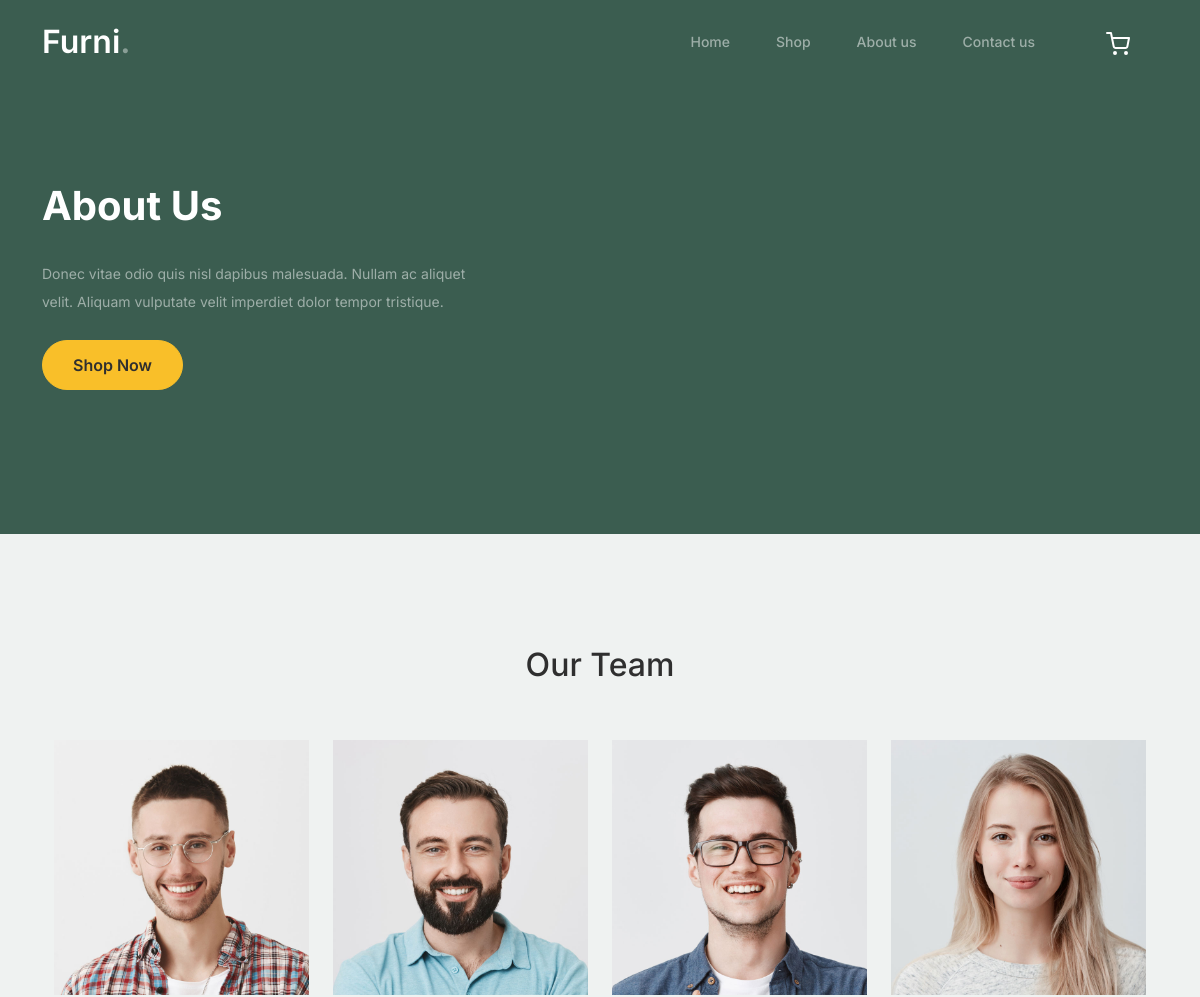
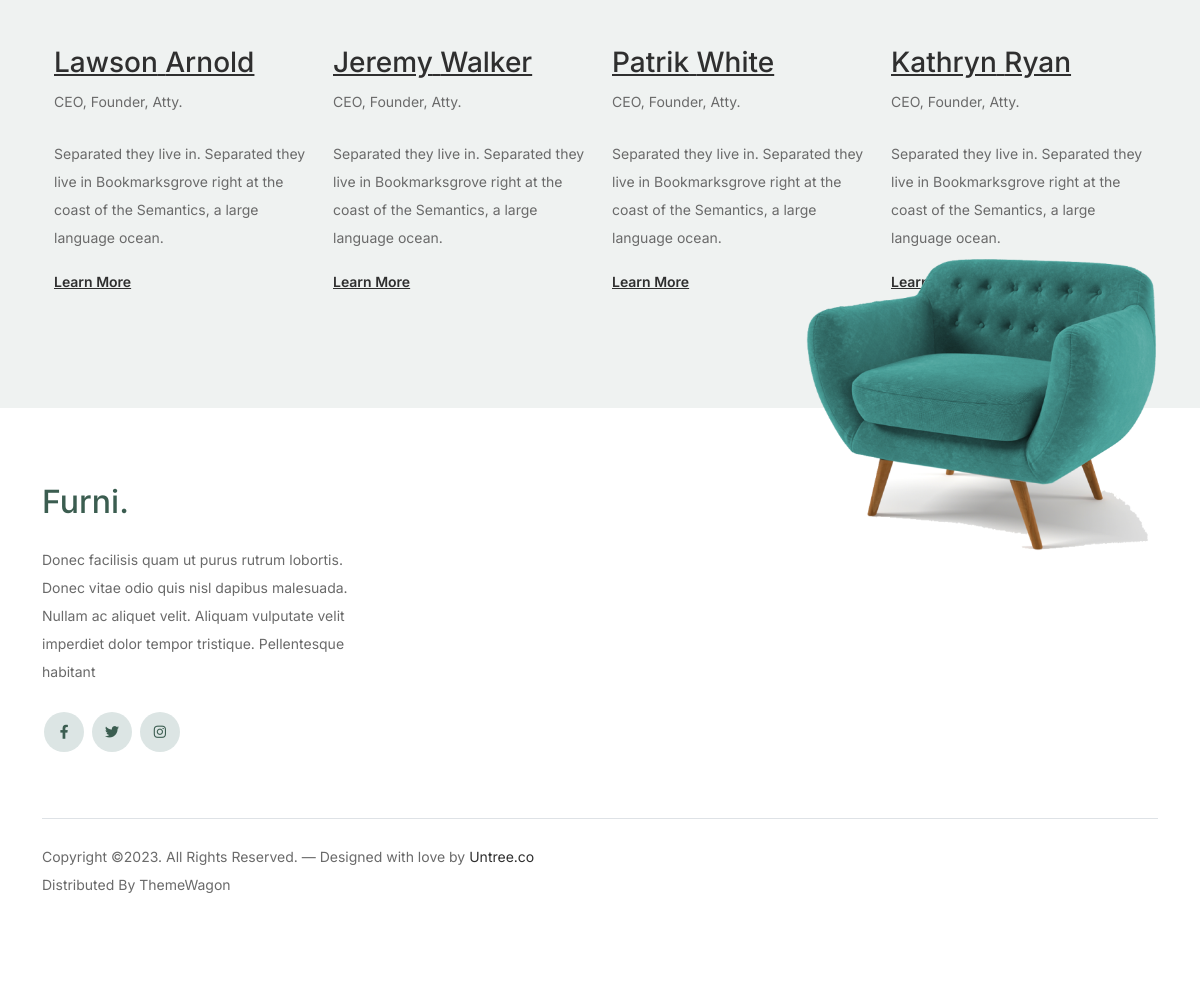
Page /about/ on the earlier database version (2 pictures, top to bottom).
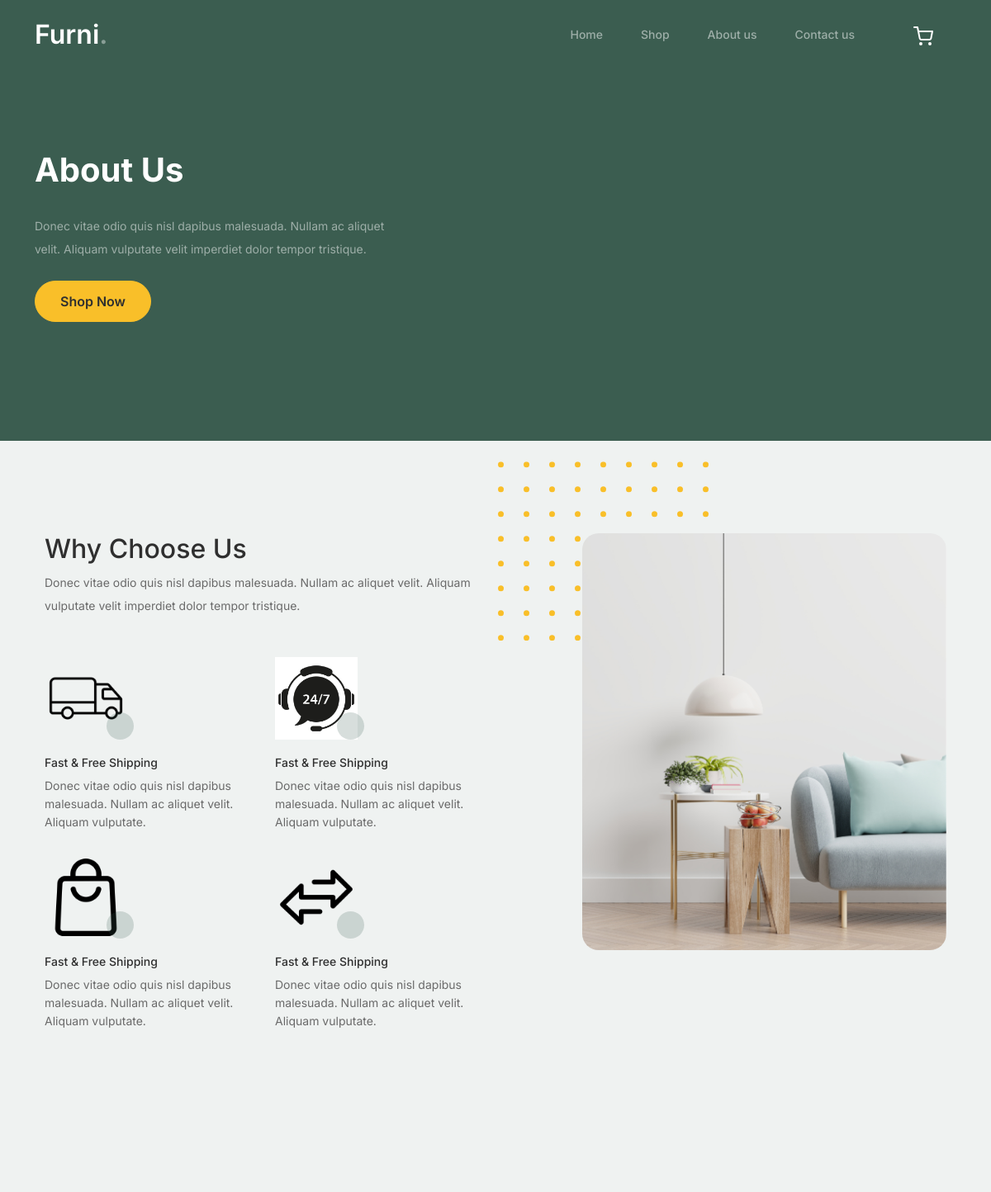
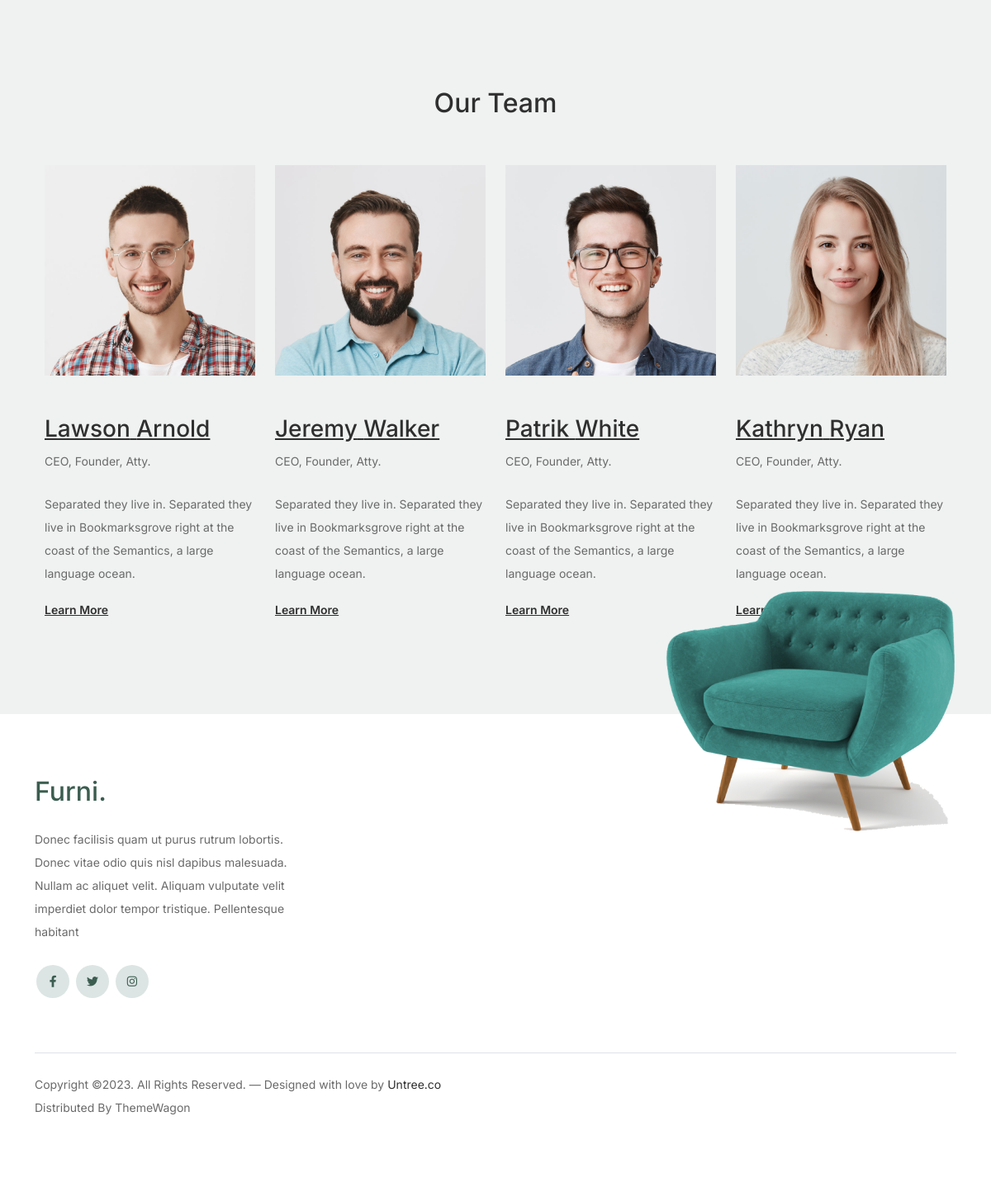
Same page on the later database version (2 pictures, top to bottom).
### about/models.py (models this page shows, shortened)
class Content(models.Model):
    title=models.CharField(max_length=100, verbose_name='Titulo')
    description=models.TextField(verbose_name='Descripcion')
    image1=models.ImageField(verbose_name='Imagen1', upload_to='projects')
    Seconddes1=models.TextField(verbose_name='Descripcion')
    image2=models.ImageField(verbose_name='Imagen2', upload_to='projects')
    Seconddes2=models.TextField(verbose_name='Descripcion')
    image3=models.ImageField(verbose_name='Imagen3', upload_to='projects')
    Seconddes3=models.TextField(verbose_name='Descripcion')
    image4=models.ImageField(verbose_name='Imagen4', upload_to='projects')
    Seconddes4=models.TextField(verbose_name='Descripcion')
    created=models.DateTimeField(auto_now_add=True, verbose_name='fecha creacion')
    updated=models.DateTimeField(auto_now=True, verbose_name='fecha actualizacion')
    class Meta:
        verbose_name='Contenido'
        verbose_name_plural='Contenidos'
        ordering=['-created']

### social/models.py (models this page shows, shortened)
class Social(models.Model):
    key=models.SlugField(verbose_name="Nombre clave", max_length=50, unique=True)
    name=models.CharField(max_length=50, verbose_name="Red Social")
    url=models.URLField(verbose_name="Enlace", null=True, blank=True)
    created=models.DateTimeField(auto_now_add=True, verbose_name='fecha creacion')
    updated=models.DateTimeField(auto_now=True, verbose_name='fecha actualizacion')
    class Meta:
        verbose_name="Red Social"
        verbose_name_plural="Redes sociales"
        ordering=["name"]

### about/views.py (the view)
# urls.py: path('about/', include('about.urls')),
def about(request):
    contents=Content.objects.all()
    return render(request, "about/about.html", {'listContents':contents})

### social/processors.py (called while the page is built)
def context(request):
    dict={}
    listSocial=Social.objects.all()
    for social in listSocial:
        dict[social.key]=social.url
    return dict

### about/templates/about/about.html (shortened to what this page needs)
{%extends 'core/base.html'%}
{% block header %}
<div class="col-lg-5">
    <div class="intro-excerpt">
        <h1>About Us</h1>
        <p class="mb-4">Donec vitae odio quis nisl dapibus malesuada. Nullam ac aliquet velit. Aliquam vulputate velit imperdiet dolor tempor tristique.</p>
        <p><a href="{%url 'shop'%}" class="btn btn-secondary me-2">Shop Now</a></p>
    </div>
</div>
{% endblock  %}
{% block content %}
{% load static %}
{%for content in listContents%}
<div class="why-choose-section">
    <div class="container">
        <div class="row justify-content-between">
            <div class="col-lg-6">
                <h2 class="section-title">{{content.title}}</h2>
                <p>{{content.description}}</p>
                <div class="row my-5">
                    <div class="col-6 col-md-6">
                        <div class="feature">
                            <div class="icon">
                                <img src="{{content.image1.url}}" alt="Image" class="imf-fluid" style="max-width: 100px; height: auto;">
                            </div>
                            <h3>Fast &amp; Free Shipping</h3>
                            <p>{{content.Seconddes1}}</p>
                        </div>
                    </div>
                    <div class="col-6 col-md-6">
                        <div class="feature">
                            <div class="icon">
                                <img src="{{content.image2.url}}" alt="Image" class="imf-fluid" style="max-width: 100px; height: auto;">
                            </div>
                            <h3>Fast &amp; Free Shipping</h3>
                            <p>{{content.Seconddes2}}</p>
                        </div>
                    </div>
                    <div class="col-6 col-md-6">
                        <div class="feature">
                            <div class="icon">
                                <img src="{{content.image3.url}}" alt="Image" class="imf-fluid" style="max-width: 100px; height: auto;">
                            </div>
                            <h3>Fast &amp; Free Shipping</h3>
                            <p>{{content.Seconddes3}}</p>
                        </div>
                    </div>
                    <div class="col-6 col-md-6">
                        <div class="feature">
                            <div class="icon">
                                <img src="{{content.image4.url}}" alt="Image" class="imf-fluid" style="max-width: 100px; height: auto;">
                            </div>
                            <h3>Fast &amp; Free Shipping</h3>
                            <p>{{content.Seconddes4}}</p>
                        </div>
                    </div>
                </div>
            </div>
            <div class="col-lg-5">
                <div class="img-wrap">
                    <img src="{%static 'core/images/why-choose-us-img.jpg'%}" alt="Image" class="img-fluid">
                </div>
            </div>
        </div>
    </div>
    </div>
    {%endfor%}
<div class="untree_co-section">
    <div class="container">
        <div class="row mb-5">
            <div class="col-lg-5 mx-auto text-center">
                <h2 class="section-title">Our Team</h2>
            </div>
        </div>
        <div class="row">
            <div class="col-12 col-md-6 col-lg-3 mb-5 mb-md-0">
                <img src="{%static 'core/images/person_1.jpg'%}" class="img-fluid mb-5">
                <h3 clas><a href="#"><span class="">Lawson</span> Arnold</a></h3>
    <span class="d-block position mb-4">CEO, Founder, Atty.</span>
    <p>Separated they live in.
    Separated they live in Bookmarksgrove right at the coast of the Semantics, a large language ocean.</p>
    <p class="mb-0"><a href="#" class="more dark">Learn More </a></p>
            </div>
            <div class="col-12 col-md-6 col-lg-3 mb-5 mb-md-0">
                <img src="{%static 'core/images/person_2.jpg'%}" class="img-fluid mb-5">
                <h3 clas><a href="#"><span class="">Jeremy</span> Walker</a></h3>
    <span class="d-block position mb-4">CEO, Founder, Atty.</span>
    <p>Separated they live in.
    Separated they live in Bookmarksgrove right at the coast of the Semantics, a large language ocean.</p>
    <p class="mb-0"><a href="#" class="more dark">Learn More </a></p>
            </div>
            <div class="col-12 col-md-6 col-lg-3 mb-5 mb-md-0">
                <img src="{%static 'core/images/person_3.jpg'%}" class="img-fluid mb-5">
                <h3 clas><a href="#"><span class="">Patrik</span> White</a></h3>
    <span class="d-block position mb-4">CEO, Founder, Atty.</span>
    <p>Separated they live in.
    Separated they live in Bookmarksgrove right at the coast of the Semantics, a large language ocean.</p>
    <p class="mb-0"><a href="#" class="more dark">Learn More </a></p>
            </div>
            <div class="col-12 col-md-6 col-lg-3 mb-5 mb-md-0">
                <img src="{%static 'core/images/person_4.jpg'%}" class="img-fluid mb-5">
                <h3 clas><a href="#"><span class="">Kathryn</span> Ryan</a></h3>
    <span class="d-block position mb-4">CEO, Founder, Atty.</span>
    <p>Separated they live in.
    Separated they live in Bookmarksgrove right at the coast of the Semantics, a large language ocean.</p>
    <p class="mb-0"><a href="#" class="more dark">Learn More </a></p>
            </div>
        </div>
    </div>
</div>
{% endblock  %}

### core/templates/core/base.html (shortened to what this page needs)
<!DOCTYPE html>
<html lang="en">
<head>
	{% load static %}
    <link href="{%static 'core/css/bootstrap.min.css'%}" rel="stylesheet">
	<link href="https://cdnjs.cloudflare.com/ajax/libs/font-awesome/6.0.0-beta3/css/all.min.css" rel="stylesheet">
	<link href="{%static 'core/css/style.css'%}" rel="stylesheet">
	<link href="{%static 'core/css/tiny-slider.css'%}" rel="stylesheet">
</head>
<body>
     <nav class="custom-navbar navbar navbar navbar-expand-md navbar-dark bg-dark" arial-label="Furni navigation bar">
        <div class="container">
            <a class="navbar-brand" href="#">Furni<span>.</span></a>
            <div class="collapse navbar-collapse" id="navbarsFurni">
                <ul class="custom-navbar-nav navbar-nav ms-auto mb-2 mb-md-0">
                    <li class="nav-item ">
                        <a class="nav-link" href="{%url 'home'%}">Home</a>
                    </li>
                    <li><a class="nav-link" href="{%url 'shop'%}">Shop</a></li>
                    <li><a class="nav-link" href="{%url 'about'%}">About us</a></li>
                    <li><a class="nav-link" href="{%url 'contact'%}">Contact us</a></li>
                </ul>
                <ul class="custom-navbar-cta navbar-nav mb-2 mb-md-0 ms-5">
                    <li><a class="nav-link" href="{%url 'cart'%}"><img src="{%static 'core/images/cart.svg' %}"></a></li>
                </ul>
            </div>
        </div>
    </nav>
			<div class="hero">
				<div class="container">
					{% block header %}{% endblock %}
				</div>
			</div>
 <div class="container">
    {% block content %}{% endblock %}
   </div>
		<footer class="footer-section">
			<div class="container relative">
				<div class="sofa-img">
					<img src="{%static 'core/images/sofa.png'%}" alt="Image" class="img-fluid">
				</div>
				<div class="row g-5 mb-5">
					<div class="col-lg-4">
						<div class="mb-4 footer-logo-wrap"><a href="#" class="footer-logo">Furni<span>.</span></a></div>
						<p class="mb-4">Donec facilisis quam ut purus rutrum lobortis. Donec vitae odio quis nisl dapibus malesuada. Nullam ac aliquet velit. Aliquam vulputate velit imperdiet dolor tempor tristique. Pellentesque habitant</p>
						<ul class="list-unstyled custom-social">
							<li><a href={{Direccion_Facebook}}><span class="fa fa-brands fa-facebook-f"></span></a></li>
							<li><a href={{Direccion_Twitter}}><span class="fa fa-brands fa-twitter"></span></a></li>
							<li><a href={{Direccion_Instagram}}><span class="fa fa-brands fa-instagram"></span></a></li>
						</ul>
					</div>
				</div>
				<div class="border-top copyright">
					<div class="row pt-4">
						<div class="col-lg-6">
							<p class="mb-2 text-center text-lg-start">Copyright &copy;. All Rights Reserved. &mdash; Designed with love by <a href="https://untree.co">Untree.co</a> Distributed By <a hreff="https://themewagon.com">ThemeWagon</a>
            </p>
						</div>
					</div>
				</div>
			</div>
		</footer>
</body>
</html>

### core/static/core/css/style.css (style rules this page uses)
body { overflow-x: hidden; position: relative; }
body { font-family: "Inter", sans-serif; font-weight: 400; line-height: 28px; color: #6a6a6a; font-size: 14px; background-color: #eff2f1; }
a { text-decoration: none; -webkit-transition: .3s all ease; -o-transition: .3s all ease; transition: .3s all ease; color: #2f2f2f; text-decoration: underline; }
a.more { font-weight: 600; }
.custom-navbar { background: #3b5d50 !important; padding-top: 20px; padding-bottom: 20px; }
.custom-navbar .navbar-brand { font-size: 32px; font-weight: 600; }
.custom-navbar .navbar-brand > span { opacity: .4; }
@media (min-width: 992px) { .custom-navbar .custom-navbar-nav li { margin-left: 15px; margin-right: 15px; } }
.custom-navbar .custom-navbar-nav li a { font-weight: 500; color: #ffffff !important; opacity: .5; -webkit-transition: .3s all ease; -o-transition: .3s all ease; transition: .3s all ease; position: relative; }
@media (min-width: 768px) { .custom-navbar .custom-navbar-nav li a:before { content: ""; position: absolute; bottom: 0; left: 8px; right: 8px; background: #f9bf29; height: 5px; opacity: 1; visibility: visible; width: 0; -webkit-transition: .15s all ease-out; -o-transition: .15s all ease-out; transition: .15s all ease-out; } }
.custom-navbar .custom-navbar-cta { margin-left: 0 !important; -webkit-box-orient: horizontal; -webkit-box-direction: normal; -ms-flex-direction: row; flex-direction: row; }
@media (min-width: 768px) { .custom-navbar .custom-navbar-cta { margin-left: 40px !important; } }
.custom-navbar .custom-navbar-cta li { margin-left: 0px; margin-right: 0px; }
.custom-navbar .custom-navbar-cta li:first-child { margin-right: 20px; }
.hero { background: #3b5d50; padding: calc(4rem - 30px) 0 0rem 0; }
@media (min-width: 768px) { .hero { padding: calc(4rem - 30px) 0 4rem 0; } }
@media (min-width: 992px) { .hero { padding: calc(8rem - 30px) 0 8rem 0; } }
.hero .intro-excerpt { position: relative; z-index: 4; }
@media (min-width: 992px) { .hero .intro-excerpt { max-width: 450px; } }
.hero h1 { font-weight: 700; color: #ffffff; margin-bottom: 30px; }
.hero p { color: rgba(255, 255, 255, 0.5); margin-botom: 30px; }
.btn { font-weight: 600; padding: 12px 30px; border-radius: 30px; color: #ffffff; background: #2f2f2f; border-color: #2f2f2f; }
.btn.btn-secondary { color: #2f2f2f; background: #f9bf29; border-color: #f9bf29; }
.section-title { color: #2f2f2f; }
.why-choose-section { padding: 7rem 0; }
.why-choose-section .img-wrap { position: relative; }
.why-choose-section .img-wrap:before { position: absolute; content: ""; width: 255px; height: 217px; background-image: url("../images/dots-yellow.svg"); background-repeat: no-repeat; background-size: contain; -webkit-transform: translate(-40%, -40%); -ms-transform: translate(-40%, -40%); transform: translate(-40%, -40%); z-index: -1; }
.why-choose-section .img-wrap img { border-radius: 20px; }
.feature { margin-bottom: 30px; }
.feature .icon { display: inline-block; position: relative; margin-bottom: 20px; }
.feature .icon:before { content: ""; width: 33px; height: 33px; position: absolute; background: rgba(59, 93, 80, 0.2); border-radius: 50%; right: -8px; bottom: 0; }
.feature h3 { font-size: 14px; color: #2f2f2f; }
.feature p { font-size: 14px; line-height: 22px; color: #6a6a6a; }
.footer-section { padding: 80px 0; background: #ffffff; }
.footer-section .relative { position: relative; }
.footer-section a { text-decoration: none; color: #2f2f2f; -webkit-transition: .3s all ease; -o-transition: .3s all ease; transition: .3s all ease; }
.footer-section .sofa-img { position: absolute; top: -200px; z-index: 1; right: 0; }
.footer-section .sofa-img img { max-width: 380px; }
.footer-section .footer-logo-wrap .footer-logo { font-size: 32px; font-weight: 500; text-decoration: none; color: #3b5d50; }
.footer-section .custom-social li { margin: 2px; display: inline-block; }
.footer-section .custom-social li a { width: 40px; height: 40px; text-align: center; line-height: 40px; display: inline-block; background: #dce5e4; color: #3b5d50; border-radius: 50%; }
.footer-section .border-top { border-color: #dce5e4; }
.footer-section .border-top.copyright { font-size: 14px !important; }
.untree_co-section { padding: 7rem 0; }

Differences in the rows shown:
added Content: title "Why Choose Us", description "Donec vitae odio quis nisl dapibus malesuada. Nullam ac aliquet velit. Aliquam vulputate velit imperdiet dolor tempor tristique.", image1 (picture), Seconddes1 "Donec vitae odio quis nisl dapibus malesuada. Nullam ac aliquet velit. Aliquam vulputate.", image2 (picture), Seconddes2 "Donec vitae odio quis nisl dapibus malesuada. Nullam ac aliquet velit. Aliquam vulputate.", image3 (picture), Seconddes3 "Donec vitae odio quis nisl dapibus malesuada. Nullam ac aliquet velit. Aliquam vulputate.", image4 (picture), Seconddes4 "Donec vitae odio quis nisl dapibus malesuada. Nullam ac aliquet velit. Aliquam vulputate."
